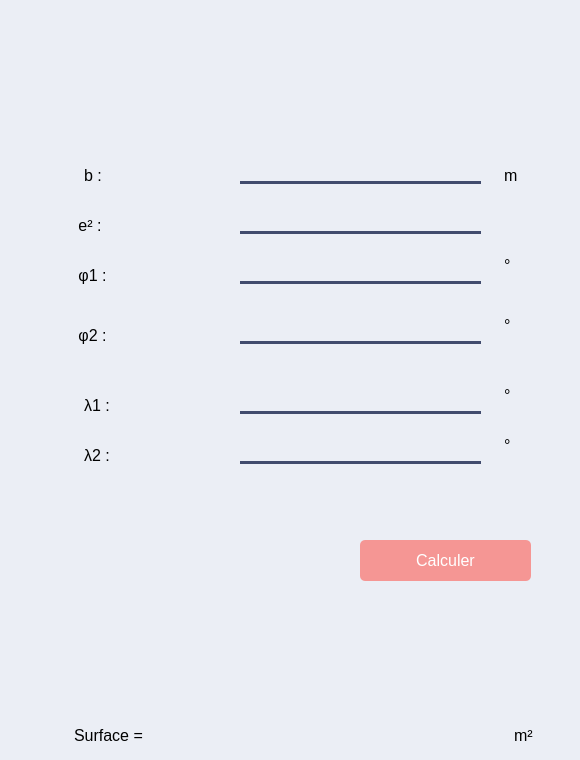
          <widget class="QWidget" name="ppage_11">
           <property name="styleSheet">
            <string notr="true">background-color: #ebeef5   ;</string>
           </property>
           <widget class="QLineEdit" name="lineEdit_80">
            <property name="geometry">
             <rect>
              <x>240</x>
              <y>160</y>
              <width>241</width>
              <height>24</height>
             </rect>
            </property>
            <property name="styleSheet">
             <string notr="true">


    border: none;
    border-bottom: 3px  solid   #414b6d ;
    font-size: 14px; </string>
            </property>
           </widget>
           <widget class="QLineEdit" name="lineEdit_81">
            <property name="geometry">
             <rect>
              <x>240</x>
              <y>210</y>
              <width>241</width>
              <height>24</height>
             </rect>
            </property>
            <property name="styleSheet">
             <string notr="true">


    border: none;
    border-bottom: 3px  solid   #414b6d ;
    font-size: 14px; </string>
            </property>
           </widget>
           <widget class="QLineEdit" name="lineEdit_82">
            <property name="geometry">
             <rect>
              <x>240</x>
              <y>260</y>
              <width>241</width>
              <height>24</height>
             </rect>
            </property>
            <property name="styleSheet">
             <string notr="true">


    border: none;
    border-bottom: 3px  solid   #414b6d ;
    font-size: 14px; </string>
            </property>
           </widget>
           <widget class="QLineEdit" name="lineEdit_83">
            <property name="geometry">
             <rect>
              <x>240</x>
              <y>320</y>
              <width>241</width>
              <height>24</height>
             </rect>
            </property>
            <property name="styleSheet">
             <string notr="true">


    border: none;
    border-bottom: 3px  solid   #414b6d ;
    font-size: 14px; </string>
            </property>
           </widget>
           <widget class="QLineEdit" name="lineEdit_84">
            <property name="geometry">
             <rect>
              <x>240</x>
              <y>440</y>
              <width>241</width>
              <height>24</height>
             </rect>
            </property>
            <property name="styleSheet">
             <string notr="true">


    border: none;
    border-bottom: 3px  solid   #414b6d ;
    font-size: 14px; </string>
            </property>
           </widget>
           <widget class="QLineEdit" name="lineEdit_85">
            <property name="geometry">
             <rect>
              <x>240</x>
              <y>390</y>
              <width>241</width>
              <height>24</height>
             </rect>
            </property>
            <property name="styleSheet">
             <string notr="true">


    border: none;
    border-bottom: 3px  solid   #414b6d ;
    font-size: 14px; </string>
            </property>
           </widget>
           <widget class="QLabel" name="label_189">
            <property name="geometry">
             <rect>
              <x>70</x>
              <y>160</y>
              <width>71</width>
              <height>31</height>
             </rect>
            </property>
            <property name="styleSheet">
             <string notr="true">font: 700 italic 9pt &quot;Arial&quot;;
    color: #000000;
    padding: 5px 10px;
    border-radius: 5px;
    font-size: 16px;
    text-align: center;
  </string>
            </property>
            <property name="text">
             <string>b :</string>
            </property>
           </widget>
           <widget class="QLabel" name="label_190">
            <property name="geometry">
             <rect>
              <x>60</x>
              <y>210</y>
              <width>71</width>
              <height>31</height>
             </rect>
            </property>
            <property name="styleSheet">
             <string notr="true">font: 700 italic 9pt &quot;Arial&quot;;
    color: #000000;
    padding: 5px 10px;
    border-radius: 5px;
    font-size: 16px;
    text-align: center;
  </string>
            </property>
            <property name="text">
             <string> e² :</string>
            </property>
           </widget>
           <widget class="QLabel" name="label_191">
            <property name="geometry">
             <rect>
              <x>60</x>
              <y>260</y>
              <width>71</width>
              <height>31</height>
             </rect>
            </property>
            <property name="styleSheet">
             <string notr="true">font: 700 italic 9pt &quot;Arial&quot;;
    color: #000000;
    padding: 5px 10px;
    border-radius: 5px;
    font-size: 16px;
    text-align: center;
  </string>
            </property>
            <property name="text">
             <string> φ1 :</string>
            </property>
           </widget>
           <widget class="QLabel" name="label_192">
            <property name="geometry">
             <rect>
              <x>60</x>
              <y>320</y>
              <width>71</width>
              <height>31</height>
             </rect>
            </property>
            <property name="styleSheet">
             <string notr="true">font: 700 italic 9pt &quot;Arial&quot;;
    color: #000000;
    padding: 5px 10px;
    border-radius: 5px;
    font-size: 16px;
    text-align: center;
  </string>
            </property>
            <property name="text">
             <string> φ2 :</string>
            </property>
           </widget>
           <widget class="QLabel" name="label_193">
            <property name="geometry">
             <rect>
              <x>70</x>
              <y>390</y>
              <width>71</width>
              <height>31</height>
             </rect>
            </property>
            <property name="styleSheet">
             <string notr="true">font: 700 italic 9pt &quot;Arial&quot;;
    color: #000000;
    padding: 5px 10px;
    border-radius: 5px;
    font-size: 16px;
    text-align: center;
  </string>
            </property>
            <property name="text">
             <string>λ1 :</string>
            </property>
           </widget>
           <widget class="QLabel" name="label_194">
            <property name="geometry">
             <rect>
              <x>70</x>
              <y>440</y>
              <width>71</width>
              <height>31</height>
             </rect>
            </property>
            <property name="styleSheet">
             <string notr="true">font: 700 italic 9pt &quot;Arial&quot;;
    color: #000000;
    padding: 5px 10px;
    border-radius: 5px;
    font-size: 16px;
    text-align: center;
  </string>
            </property>
            <property name="text">
             <string>λ2 :</string>
            </property>
           </widget>
           <widget class="QLabel" name="label_195">
            <property name="geometry">
             <rect>
              <x>490</x>
              <y>160</y>
              <width>71</width>
              <height>31</height>
             </rect>
            </property>
            <property name="styleSheet">
             <string notr="true">font: 700 italic 9pt &quot;Arial&quot;;
    color: #000000;
    padding: 5px 10px;
    border-radius: 5px;
    font-size: 16px;
    text-align: center;
  </string>
            </property>
            <property name="text">
             <string>m</string>
            </property>
           </widget>
           <widget class="QLabel" name="label_196">
            <property name="geometry">
             <rect>
              <x>490</x>
              <y>250</y>
              <width>71</width>
              <height>31</height>
             </rect>
            </property>
            <property name="styleSheet">
             <string notr="true">font: 700 italic 9pt &quot;Arial&quot;;
    color: #000000;
    padding: 5px 10px;
    border-radius: 5px;
    font-size: 16px;
    text-align: center;
  </string>
            </property>
            <property name="text">
             <string>°</string>
            </property>
           </widget>
           <widget class="QLabel" name="label_197">
            <property name="geometry">
             <rect>
              <x>490</x>
              <y>310</y>
              <width>41</width>
              <height>31</height>
             </rect>
            </property>
            <property name="styleSheet">
             <string notr="true">font: 700 italic 9pt &quot;Arial&quot;;
    color: #000000;
    padding: 5px 10px;
    border-radius: 5px;
    font-size: 16px;
    text-align: center;
  </string>
            </property>
            <property name="text">
             <string>°</string>
            </property>
           </widget>
           <widget class="QLabel" name="label_198">
            <property name="geometry">
             <rect>
              <x>490</x>
              <y>380</y>
              <width>51</width>
              <height>31</height>
             </rect>
            </property>
            <property name="styleSheet">
             <string notr="true">font: 700 italic 9pt &quot;Arial&quot;;
    color: #000000;
    padding: 5px 10px;
    border-radius: 5px;
    font-size: 16px;
    text-align: center;
  </string>
            </property>
            <property name="text">
             <string>°</string>
            </property>
           </widget>
           <widget class="QLabel" name="label_199">
            <property name="geometry">
             <rect>
              <x>490</x>
              <y>430</y>
              <width>51</width>
              <height>31</height>
             </rect>
            </property>
            <property name="styleSheet">
             <string notr="true">font: 700 italic 9pt &quot;Arial&quot;;
    color: #000000;
    padding: 5px 10px;
    border-radius: 5px;
    font-size: 16px;
    text-align: center;
  </string>
            </property>
            <property name="text">
             <string>°</string>
            </property>
           </widget>
           <widget class="QPushButton" name="calcul7">
            <property name="geometry">
             <rect>
              <x>360</x>
              <y>540</y>
              <width>171</width>
              <height>41</height>
             </rect>
            </property>
            <property name="styleSheet">
             <string notr="true">
    background-color:  #f59694   ;
    color: rgb(255, 255, 255)  ;
    border: none;
    border-radius: 5px;
    padding: 10px 20px;
    font-size: 16px;
    


</string>
            </property>
            <property name="text">
             <string>Calculer</string>
            </property>
           </widget>
           <widget class="QLabel" name="label_185">
            <property name="geometry">
             <rect>
              <x>180</x>
              <y>720</y>
              <width>321</width>
              <height>31</height>
             </rect>
            </property>
            <property name="styleSheet">
             <string notr="true">font: 700 italic 9pt &quot;Arial&quot;;
    color: #000000;
    padding: 5px 10px;
    border-radius: 5px;
    font-size: 16px;
    text-align: center;
  </string>
            </property>
            <property name="text">
             <string/>
            </property>
           </widget>
           <widget class="QLabel" name="label_186">
            <property name="geometry">
             <rect>
              <x>500</x>
              <y>720</y>
              <width>71</width>
              <height>31</height>
             </rect>
            </property>
            <property name="styleSheet">
             <string notr="true">font: 700 italic 9pt &quot;Arial&quot;;
    color: #000000;
    padding: 5px 10px;
    border-radius: 5px;
    font-size: 16px;
    text-align: center;
  </string>
            </property>
            <property name="text">
             <string>m²</string>
            </property>
           </widget>
           <widget class="QLabel" name="label_187">
            <property name="geometry">
             <rect>
              <x>60</x>
              <y>720</y>
              <width>111</width>
              <height>31</height>
             </rect>
            </property>
            <property name="styleSheet">
             <string notr="true">font: 700 italic 9pt &quot;Arial&quot;;
    color: #000000;
    padding: 5px 10px;
    border-radius: 5px;
    font-size: 16px;
    text-align: center;
  </string>
            </property>
            <property name="text">
             <string>Surface =</string>
            </property>
           </widget>
          </widget>
